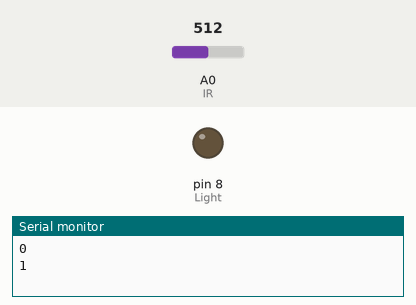
Recording of a sketch running on a simulated Arduino Uno, built with avr-gcc and run on an emulated ATmega328P. Parts: output pins drawn as LEDs (lit = HIGH), the last lines printed to the serial monitor. Inputs (shaded band) come from the test bench; at power-on: A0 (IR) = 512.

Above: at 1.8 s.
1.9 s: A0 (IR) set to 590
3.4 s: A0 (IR) set to 612
At 4.8 s:
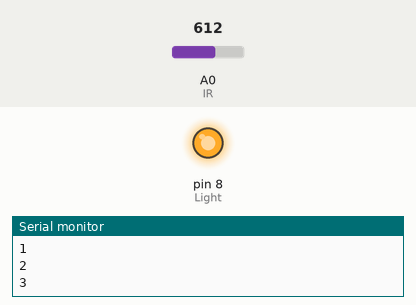
Timing chart, 0 to 6.4 s (numbered marks = the images above; inputs shaded):
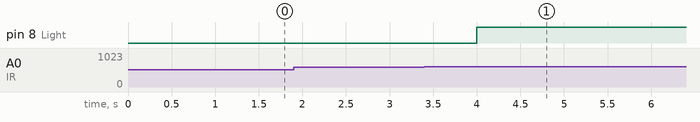

The sketch:

sp.ino
```cpp
const byte IR = A0;
const byte Light = 8;
//const byte Speaker = 8;
int val;
int Time = 0;

void setup() {
  // put your setup code here, to run once:
  //pinMode( Speaker, OUTPUT );
  pinMode( Light, OUTPUT );
  Serial.begin( 9600 );
}

void loop() {
  // put your main code here, to run repeatedly:
  val = analogRead( IR );

  if( val > 600 )
  {
    digitalWrite( Light, HIGH );
    Time = 0;
  }
  else
  {
    if( Time > 10 )
    {
      digitalWrite( Light, LOW );
    }
    else
    {
      Serial.println( Time );
      Time += 1;
      delay( 1000 );
    }

  }
}
```

Measured:
- the behaviour switches between 600 and 601 on A0 (IR) (found by bisection; images 0 and 1)
- after the input at 3.4 s, pin 8 (Light): LOW → HIGH after 0.60 s
